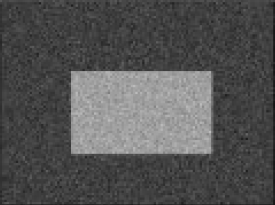
#> input picture in/noisy2.png, 275 x 205 px
$ python thresh_otsu.py
#> lines starting #> are read from the running program, lines starting #| are printed output that depends on the picture; after the words box and inside, x2 and y2 are one past the last pixel; in counts of white or black regions, pixels touching at a corner belong together
import cv2
import numpy as np
from matplotlib import pyplot as plt

img = cv2.imread("in/noisy2.png", 0)
#> img is the input picture: shape (205, 275); min 20, max 188, mean 83.4

ret1, th1 = cv2.threshold(img, 127, 255, cv2.THRESH_BINARY)
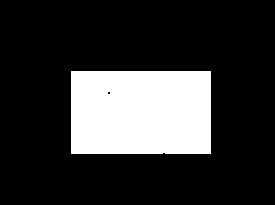
#> th1: shape (205, 275); 20.6% white; 1 white region, box (x1, y1, x2, y2) and area: (71, 71, 211, 154) 11614

ret2, th2 = cv2.threshold(img, 0, 255, cv2.THRESH_BINARY+cv2.THRESH_OTSU)
#> th2: shape (205, 275); 20.7% white; 1 white region, box (x1, y1, x2, y2) and area: (71, 71, 213, 154) 11680
#> ret2 = 111

blur = cv2.GaussianBlur(img, (5, 5), 0)
ret3, th3 = cv2.threshold(blur, 0, 255, cv2.THRESH_BINARY+cv2.THRESH_OTSU)
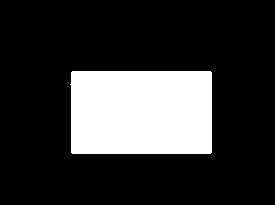
#> th3: shape (205, 275); 20.8% white; 1 white region, box (x1, y1, x2, y2) and area: (70, 71, 212, 154) 11700
#> ret3 = 110

images = [img, 0, th1,
          img, 0, th2,
          blur, 0, th3]

titles = ['Original Noisy Image','Histogram','Global Thresholding (v=127)',
          'Original Noisy Image','Histogram',"Otsu's Thresholding",
          'Gaussian filtered Image','Histogram',"Otsu's Thresholding"]

for i in range(3):
    plt.subplot(3, 3, i*3+1), plt.imshow(images[i*3], 'gray')
    plt.title(titles[i*3]), plt.xticks([]), plt.yticks([])
    plt.subplot(3, 3, i*3+2), plt.hist(images[i*3].ravel(), 256)
    plt.title(titles[i*3+1]), plt.xticks([]), plt.yticks([])
    plt.subplot(3, 3, i*3+3), plt.imshow(images[i*3+2], 'gray')
    plt.title(titles[i*3+2]), plt.xticks([]), plt.yticks([])
plt.show()
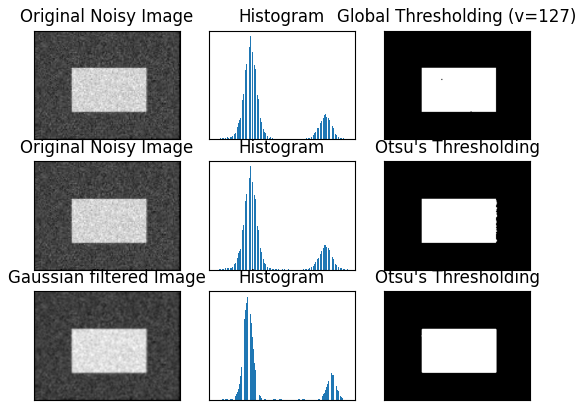
#> figure drawn by matplotlib, 9 panels

$ run again, with in/b.png copied over in/noisy2.png
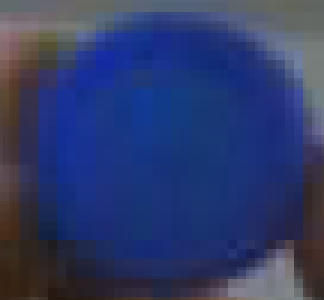
#> input picture in/b.png, 108 x 100 px (shown 3 times larger)
#> `ret1, th1 = cv2.threshold(img, 127, 255, cv2.THRESH_BINARY)`:
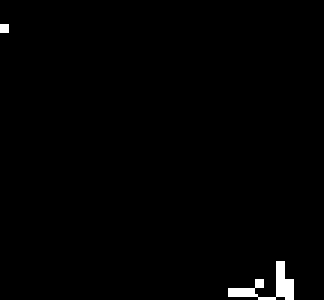
#> th1: shape (100, 108) (shown 3 times larger); 1% white; 2 white regions (1 under 20 px), largest, box (x1, y1, x2, y2) and area: (76, 87, 98, 100) 100
#> th2: shape (100, 108); 19% white; 3 white regions, box (x1, y1, x2, y2) and area: (0, 0, 108, 49) 1706, (69, 83, 104, 100) 322, (0, 55, 3, 64) 21
#> ret2 = 77
#> `ret3, th3 = cv2.threshold(blur, 0, 255, cv2.THRESH_BINARY+cv2.THRESH_O..`:
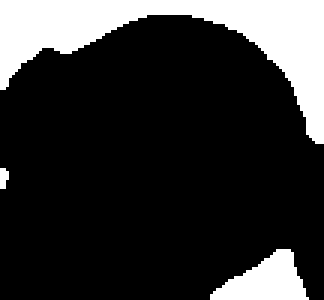
#> th3: shape (100, 108) (shown 3 times larger); 19.3% white; 3 white regions (1 under 20 px), largest, box (x1, y1, x2, y2) and area: (0, 0, 108, 48) 1739, (70, 83, 103, 100) 329
#> ret3 = 76

$ run again, with in/dave.png copied over in/noisy2.png
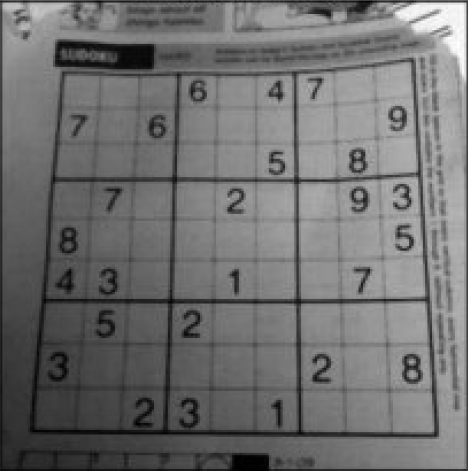
#> input picture in/dave.png, 468 x 471 px
#> img is the input picture: shape (471, 468); min 0, max 255, mean 111.1
#> `ret1, th1 = cv2.threshold(img, 127, 255, cv2.THRESH_BINARY)`:
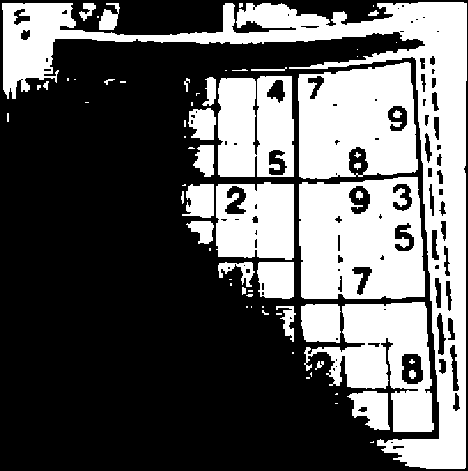
#> th1: shape (471, 468); 37.3% white; 68 white regions (36 under 20 px), largest, box (x1, y1, x2, y2) and area: (2, 2, 467, 469) 29155, (299, 177, 425, 299) 12921, (298, 62, 418, 179) 11378
#> th2: shape (471, 468); 58.2% white; 105 black regions (73 under 20 px), largest, box (x1, y1, x2, y2) and area: (0, 0, 468, 471) 87051, (402, 354, 423, 384) 396, (311, 354, 331, 384) 374
#> ret2 = 105
#> `ret3, th3 = cv2.threshold(blur, 0, 255, cv2.THRESH_BINARY+cv2.THRESH_O..`:
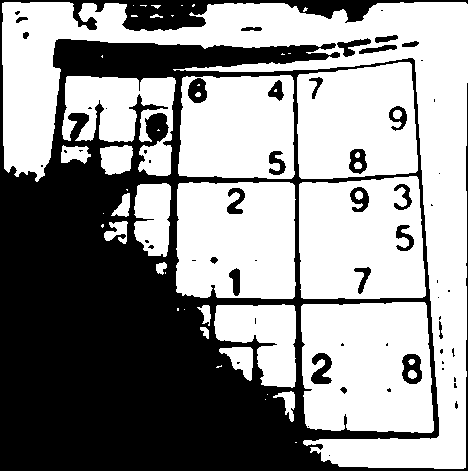
#> th3: shape (471, 468); 57% white; 60 black regions (35 under 20 px), largest, box (x1, y1, x2, y2) and area: (0, 0, 468, 471) 90086, (311, 353, 332, 384) 409, (402, 354, 422, 384) 407
#> ret3 = 106
